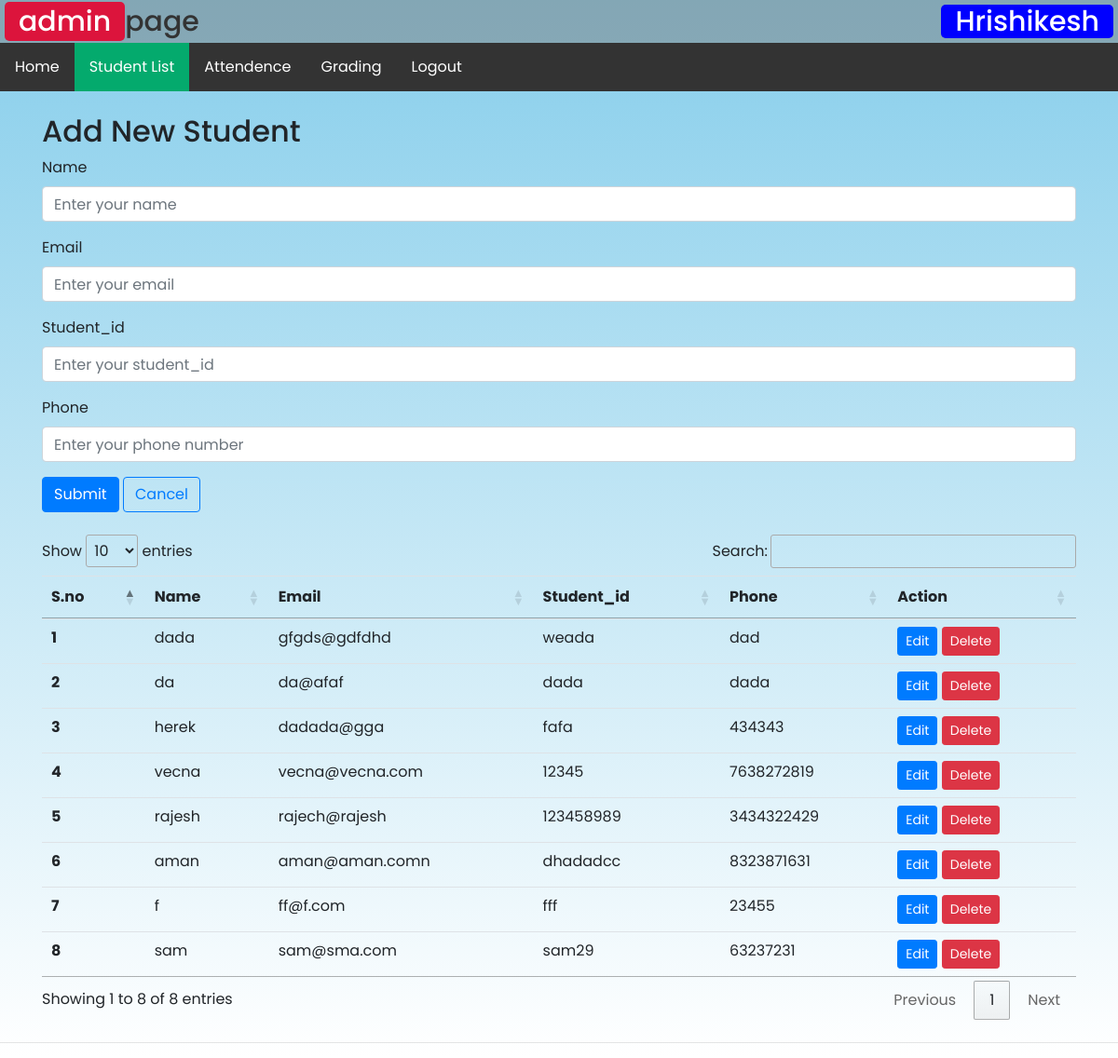
/student.php (signed in), run on the app's committed database.
### tables this page shows
CREATE TABLE `students` (
  `sno` int(255) NOT NULL,
  `name` varchar(100) NOT NULL,
  `email` varchar(200) NOT NULL,
  `student_id` varchar(255) NOT NULL,
  `phone` varchar(20) DEFAULT NULL,
  `created_at` datetime NOT NULL DEFAULT current_timestamp()
);

### student.php (the view, shortened to what this page needs)
<?php
$servername = "localhost";
$username = "root";
$password = "";
$database = "student_detail";
$conn = mysqli_connect($servername, $username, $password, $database);
?>
<!DOCTYPE html>
<html lang="en">
<head>
  <link rel="stylesheet" href="https://cdn.jsdelivr.net/npm/bootstrap@4.4.1/dist/css/bootstrap.min.css">
  <link rel="stylesheet" href="//cdn.datatables.net/1.12.1/css/jquery.dataTables.min.css">
  <link rel="stylesheet" href="css/style.css">
  <link rel="stylesheet" href="css/style2.css">
</head>
<body>
  <div class="_header ">
    <h3><span>admin</span>page<span style="float:right;background: blue;color:#fff;border-radius: 5px;padding:0 15px;">
      <?php echo $_SESSION['admin_name'] ?>
    </span></h3>
    <div class="admin_nav_bar">
      <ul>
        <li><a href="admin_page.php">Home</a></li>
        <li class="active"><a href="student.php">Student List</a></li>
        <li><a href="attendence.php">Attendence</a></li>
        <li><a href="grading.php">Grading</a></li>
        <li><a href="logout.php">Logout</a></li>
      </ul>
    </div>
  </div>
  <div class="container my-4">
    <h2>Add New Student</h2>
    <form class="form_container1" action="/PROJECT/login_system/student.php" method="POST">
      <div class="form-group">
        <label for="exampleInputName1">Name</label>
        <input type="text" class="form-control" id="name" name="name" aria-describedby="emailHelp" placeholder="Enter your name">
      </div>
      <div class="form-group">
        <label>Email</label>
        <input type="email" class="form-control" name="email"placeholder="Enter your email">
      </div>
      <div class="form-group">
        <label for="exampleInputRoll_no">Student_id</label>
        <input type="text" class="form-control" id="student_id" name="student_id" aria-describedby="emailHelp"placeholder="Enter your student_id">
      </div>
      <div class="form-group">
        <label for="exampleInputRoll_no">Phone</label>
        <input type="text" class="form-control" id="Phone" name="phone" aria-describedby="emailHelp"placeholder="Enter your phone number">
      </div>
      <button type="submit" class="btn btn-primary">Submit</button> <a class=" d-grid btn btn-outline-primary"
        href="/PROJECT/login_system/student.php" role="button"> Cancel </a>
    </form>
  </div>
  <div class="container my-4">
    <table class="table" id="myTable">
      <thead>
        <tr>
          <th scope="col">S.no</th>
          <th scope="col">Name</th>
          <th scope="col">Email</th>
          <th scope="col">Student_id</th>
          <th scope="col">Phone</th>
          <th scope="col">Action</th>
        </tr>
      </thead>
      <tbody>
        <?php
        $sql  = "SELECT * FROM `students`";
        $result = mysqli_query($conn, $sql);
        $sno = 0;
        while ($row = mysqli_fetch_assoc($result)) {
          $sno = $sno +1;
          echo " <tr>
          <th scope='row'>" . $sno . "</th>
          <td>" . $row['name'] . "</td>
          <td>" . $row['email'] . "</td>
          <td>" . $row['student_id'] . "</td>
          <td>" . $row['phone'] . "</td>
          <td> <button class='edit btn btn-sm btn-primary'id=". $row['sno'] .">Edit</button> <button class='delete btn btn-sm
          btn-danger'id=d". $row['sno'] .">Delete</button> </td>
        </tr>";
        }
        ?>
      </tbody>
    </table>
  </div>
  <hr>
</body>
</html>

### style.css (style rules this page uses)
* { font-family: 'Poppins', sans-serif; size: 100%; margin:0; padding:0; box-sizing: border-box; outline: none; border:none; text-decoration: none; z-index: 2; }
body { background:linear-gradient(skyblue,white); background-position: center; background-repeat: no-repeat; background-size: cover; background-attachment: fixed; }
h3 { font-size: 30px; color:#333; align-content:flex-end; list-style-type: none; margin: 0; padding: 5px; background-color: rgb(128, 128, 128,0.5); }
h3 span { background: crimson; color:#fff; border-radius: 5px; padding:0 15px; }

### style2.css (style rules this page uses)
ul { list-style-type: none; margin: 0; padding: 0; overflow: hidden; background-color: #333; }
li { float: left; }
li a { display: block; color: white; text-align: center; padding: 14px 16px; text-decoration: none; }
.active { background-color: #04AA6D; }

### data on the page
students: name "dada", email "gfgds@gdfdhd", student "weada", phone "dad"
students: name "da", email "da@afaf", student "dada", phone "dada"
students: name "herek", email "dadada@gga", student "fafa", phone "434343"
students: name "vecna", email "vecna@vecna.com", student "12345", phone "7638272819"
students: name "rajesh", email "rajech@rajesh", student "123458989", phone "3434322429"
students: name "aman", email "aman@aman.comn", student "dhadadcc", phone "8323871631"
students: name "f", email "ff@f.com", student "fff", phone "23455"
students: name "sam", email "sam@sma.com", student "sam29", phone "63237231"

### other printed values
$_SESSION['admin_name'] "Hrishikesh"
